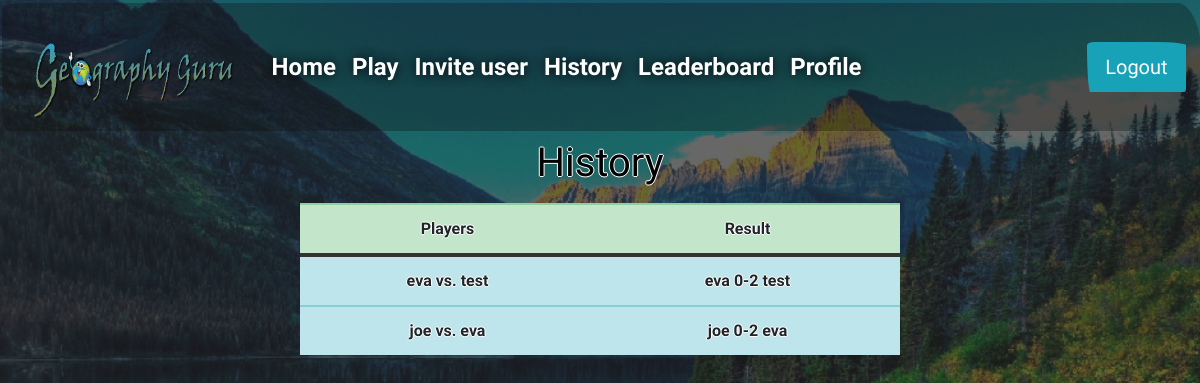
Screenshot of /history (signed in) with the database file from the repository.
### tables this page shows
CREATE TABLE 'games' ('game_id' integer PRIMARY KEY AUTOINCREMENT NOT NULL, 'player1_id' integer NOT NULL, 'player2_id' integer NOT NULL, 'questions' text NOT NULL, 'score' INTEGER NOT NULL DEFAULT 999, 'player1_name' text, 'player2_name' text, 'status' text NOT NULL DEFAULT 'starting');

### application.py (the view)
@app.route("/history", methods=["GET"])
@login_required
def history():
    session["score"] = 0
    session["finished"] = 0
    history = user_history(session.get("user_id"))
    for game in range(len(history)):
        matchup = find_matchup(history[game]["game_id"])
        history[game]["matchup"] = matchup[0]["player1_name"] + " vs. " + matchup[0]["player2_name"]
    return render_template("history.html", history=history)

### helpers.py (called while the page is built)
def login_required(f):
    @wraps(f)
    def decorated_function(*args, **kwargs):
        if session.get("user_id") is None:
            return redirect("/login")
        return f(*args, **kwargs)
    return decorated_function

def user_history(user_id):
    return db.execute("SELECT game_id, status FROM games WHERE (status != 'active' AND status != 'starting') AND (player1_id = :user_id OR player2_id = :user_id) ORDER BY game_id DESC LIMIT 10", user_id=session.get("user_id"))

def find_matchup(game_id):
    return db.execute("SELECT player1_name, player2_name FROM games WHERE game_id = :game_id", game_id=game_id)

### templates/history.html (shortened to what this page needs)
{% extends "layout.html" %}
{% block main %}
<b><label for="exampleTextarea"><h1>History</h1></label></b>
    <table class="table">
      <thead>
        <tr class="table-success">
          <th scope="col">Players</th>
          <th scope="col">Result</th>
        </tr>
      </thead>
      {% if history %}
          {% for game in history %}
            <tr class="table-info">
                <td>{{ game.matchup }}</td>
                <td>{{ game.status }}</td>
            </tr>
          {% endfor %}
        {% else %}
          <td colspan="4">No previous games :(</td>
        {% endif %}
{% endblock %}

### static/styles.css (style rules this page uses)
body { background-image: url("background3.png"); background-repeat: no-repeat; background-attachment: fixed; background-position: center; text-align: center; color: black; font-weight: 600; text-shadow: -1px 0 white, 0 1px white, 1px 0 white, 0 -1px white; height: 100%; background-size: cover; }
html, body { margin: 0; height: 100vh; overflow: hidden }
.table { border-radius: 5px; width: 50%; margin: 0px auto; float: none; }
table { text-align: center; }
table th { background-color: #aaaaaa87; }
table td { background-color: #ffffff87; }
* { box-sizing: border-box; }
main td { text-align: center; }

### rows the page displays
games: matchup "eva vs. test", status "eva 0-2 test"
games: matchup "joe vs. eva", status "joe 0-2 eva"
